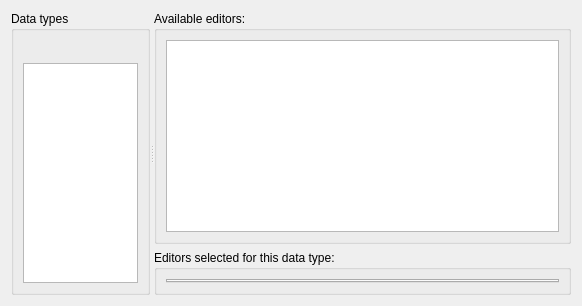
         <widget class="QWidget" name="dataEditorsPage">
          <layout class="QVBoxLayout" name="verticalLayout_24">
           <item>
            <widget class="QSplitter" name="splitter_2">
             <property name="orientation">
              <enum>Qt::Horizontal</enum>
             </property>
             <widget class="QGroupBox" name="dataEditorsTypesGroup">
              <property name="sizePolicy">
               <sizepolicy hsizetype="Preferred" vsizetype="Preferred">
                <horstretch>1</horstretch>
                <verstretch>0</verstretch>
               </sizepolicy>
              </property>
              <property name="title">
               <string>Data types</string>
              </property>
              <layout class="QVBoxLayout" name="verticalLayout_22">
               <item>
                <widget class="QToolBar" name="dataEditorsTypesToolbar"/>
               </item>
               <item>
                <widget class="QListWidget" name="dataEditorsTypesList">
                 <property name="statusTip">
                  <string>General.DataEditorsOrder</string>
                 </property>
                </widget>
               </item>
              </layout>
             </widget>
             <widget class="QWidget" name="dataEditorsRightWidget" native="true">
              <property name="sizePolicy">
               <sizepolicy hsizetype="Preferred" vsizetype="Preferred">
                <horstretch>3</horstretch>
                <verstretch>0</verstretch>
               </sizepolicy>
              </property>
              <layout class="QVBoxLayout" name="verticalLayout_23">
               <property name="leftMargin">
                <number>0</number>
               </property>
               <property name="topMargin">
                <number>0</number>
               </property>
               <property name="rightMargin">
                <number>0</number>
               </property>
               <property name="bottomMargin">
                <number>0</number>
               </property>
               <item>
                <widget class="QGroupBox" name="dataEditorsAvailableGroup">
                 <property name="title">
                  <string>Available editors:</string>
                 </property>
                 <layout class="QVBoxLayout" name="verticalLayout_26">
                  <item>
                   <widget class="QListWidget" name="dataEditorsAvailableList">
                    <property name="sortingEnabled">
                     <bool>true</bool>
                    </property>
                   </widget>
                  </item>
                 </layout>
                </widget>
               </item>
               <item>
                <widget class="QGroupBox" name="dataEditorsSelectedGroup">
                 <property name="title">
                  <string>Editors selected for this data type:</string>
                 </property>
                 <layout class="QVBoxLayout" name="verticalLayout_27">
                  <item>
                   <widget class="QTabWidget" name="dataEditorsSelectedTabs">
                    <property name="movable">
                     <bool>true</bool>
                    </property>
                   </widget>
                  </item>
                 </layout>
                </widget>
               </item>
              </layout>
             </widget>
            </widget>
           </item>
          </layout>
         </widget>
